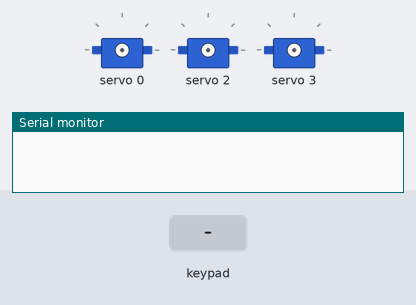
Simulated run of this sketch. Board: Arduino Uno, built with avr-gcc and run on an emulated ATmega328P. Shown: 3 × servo, the last lines printed to the serial monitor. The inputs (shaded band) are chosen by the test bench.

Above: at 1.2 s.
1.3 s: key 'A' pressed
At 2.7 s:
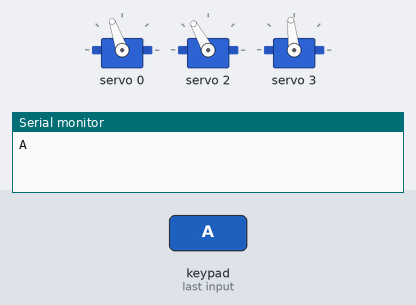
At 3.7 s:
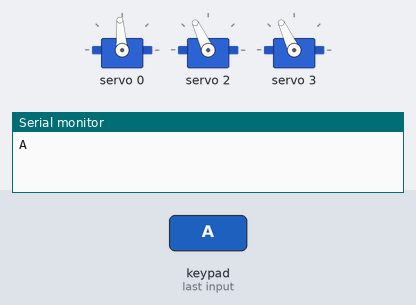
Timing chart, 0 to 13.3 s (numbered marks = the images above; inputs shaded):
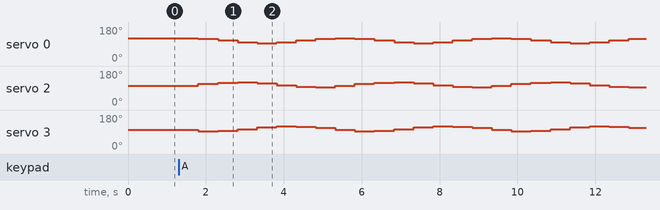

Measured:
- after the input at 1.3 s, servo 0: 121° → 117° after 0.51 s, then repeats every 4.0 s: 109° 0.50 s, 98° 0.50 s, 94° 0.50 s, 98° 0.50 s, 109° 0.50 s, 117° 0.50 s, 121° 0.50 s, 117° 0.50 s; servo 2: 101° → 112° after 0.51 s, then repeats every 4.0 s: 119° 0.50 s, 120° 0.50 s, 115° 0.50 s, 104° 0.50 s, 96° 0.50 s, 95° 0.50 s, 101° 0.50 s, 112° 0.50 s

The sketch:

delta_keypad_function.ino
```cpp
#include <Wire.h>
#include <Adafruit_PWMServoDriver.h>
#include <math.h>
#include <Keypad.h>
Adafruit_PWMServoDriver myservodriver = Adafruit_PWMServoDriver();

#define servoMIN 130
#define servoMAX 530
// servolarin 0 derece oldugu konum 270 pwm olarak elle hesaplandi
// boylece servomin ve servomax acilarini -63 ve servomaxi 117 olarak hesapladik

int servo1 = 0;
int servo2 = 2;
int servo3 = 3;

//int ii = 450;

// circle variables
float rc = 30; // radius of the circle
float b0 = 100, b1 = 110, b2 = 196, b7 = 42, h0 = 500, h7 = 0; // dimensions of robot

// number of points on the circle
const int numPoints = 8;
float tt = 2*M_PI/numPoints; // time step for circle move

float teta[numPoints]; // angle
float p[3][numPoints]; // position

float beta[3] = {0, 2*M_PI/3, -2*M_PI/3};
float u1[3] = {1, 0, 0}, u2[3] = {0, 1, 0}, u3[3] = {0, 0, 1}; // unit vectors
float phi_k[3], Yk[3];
float th_k[3][numPoints];
float th_k0[3];
float theta_1[numPoints] , theta_2[numPoints], theta_3[numPoints];
float theta1 , theta2, theta3;
float rk[3][numPoints];
float rk1, rk2, rk3;
float anglesin, anglecos;
float Fk;
float sigma1 = 1, sigma2 = -1;
int count = 0;
// float a = 50; // one length of the square in mm
// float b;


// keypad part
const byte ROWS = 4;
const byte COLS = 4;

// Array to represent keys on keypad
char hexaKeys[ROWS][COLS] = {
  {'1', '2', '3', 'A'},
  {'4', '5', '6', 'B'},
  {'7', '8', '9', 'C'},
  {'*', '0', '#', 'D'}
};
// Connections to Arduino
byte rowPins[ROWS] = {9, 8, 7, 6};
byte colPins[COLS] = {5, 4, 3, 2};

// Create keypad object
Keypad customKeypad = Keypad(makeKeymap(hexaKeys), rowPins, colPins, ROWS, COLS);

// to control functions
const char charinverse = 'A';
const char charstop = 'D';
char datakeypad;

void setup() {
  Serial.begin(9600);
  myservodriver.begin();
  myservodriver.setPWMFreq(50);

  // inverse kinematics
  // Define position of the effector with desired numbers
  for (int in = 0; in < numPoints; in++) {
    teta[in] = -M_PI + in * tt;
    p[0][in] = rc * cos(teta[in]);
    p[1][in] = rc * sin(teta[in]);
    p[2][in] = 320;

  for (int i = 0; i < 3; i++) {
      float Rot3b[3][3] = {cos(-beta[i]), -sin(-beta[i]), 0, sin(-beta[i]), cos(-beta[i]), 0, 0, 0, 1};

      for (int j = 0; j < 3; j++) {
        rk[j][in] = Rot3b[j][0]*p[0][in] + Rot3b[j][1]*p[1][in] + Rot3b[j][2]*p[2][in] - u1[j]*(b0-b7) - u3[j]*(h0-h7);
      }

      rk1 = rk[0][in]*u1[0] + rk[1][in]*u1[1] + rk[2][in]*u1[2];
      rk2 = rk[0][in]*u2[0] + rk[1][in]*u2[1] + rk[2][in]*u2[2];
      rk3 = rk[0][in]*u3[0] + rk[1][in]*u3[1] + rk[2][in]*u3[2];

      anglesin = rk2;
      anglecos = sigma1*sqrt(pow(b2, 2) - pow(rk2, 2));
      phi_k[i] = atan2(anglesin, anglecos)*180/M_PI;

      Fk = (pow(rk1, 2) + pow(rk2, 2) + pow(rk3, 2) + pow(b1, 2) - pow(b2, 2))/(2*b1);

      th_k0[i] = -atan2(rk3, rk1)*180/M_PI;
      Yk[i]  = atan2(sqrt(pow(rk1 , 2) + pow(rk3 , 2) - pow(Fk , 2)), Fk )*180/M_PI;
      th_k[i][in] = th_k0[i] + sigma2*Yk[i];

      //thstr_k[i][in] = -atan2(sigma1*(rk3[in]+b1*sin(th_k[i][in]*M_PI/180)), sigma1*(rk1[in]-b1*cos(th_k[i][in]*M_PI/180)))*180/M_PI;
      //thprime_k[i][in] = thstr_k[i][in] - th_k[i][in];
      }

    theta_1[in] = map(th_k[0][in], -63, 117 ,servoMIN, servoMAX);
    theta_2[in] = map(th_k[1][in], -63, 117 ,servoMIN, servoMAX);
    theta_3[in] = map(th_k[2][in], -63, 117 ,servoMIN, servoMAX);
  }
}

void loop() {

  // Get key value if pressed
  char customKey = customKeypad.getKey();

  if (customKey) {
    // Print key value to serial monitor
    Serial.println(customKey);
    datakeypad = customKey;
  }
  while (datakeypad == charinverse) { // if we select the A button

    // move servo motors and end effector to desired location
    for(int ix = 0; ix < numPoints; ix++) {
      myservodriver.setPWM(servo1, 0, theta_1[ix]);
      myservodriver.setPWM(servo2, 0, theta_2[ix]);
      myservodriver.setPWM(servo3, 0, theta_3[ix]);

//      Serial.println(th_k[0][ix]);
//      Serial.println(th_k[1][ix]);
//      Serial.println(th_k[2][ix]);
      delay(500); // remove the delay later on

      // keep datakeypad as A to move it all the time
      datakeypad = 'A';
      // Serial.println(theta_1[ix]);
      // Serial.println(theta_2[ix]);
      // Serial.println(theta_3[ix]);

    }
  }
  while (datakeypad == charstop) { // if we select the A button
  // stop the servo movement
  datakeypad = charstop;
  }
}
```
